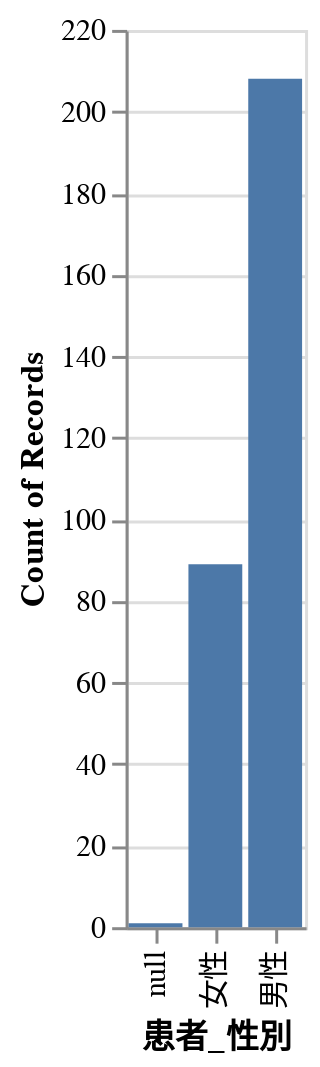

Notebook code for this chart:
### Code cell
alt.Chart(df).mark_bar().encode(
    alt.X("患者_性別"),
    y='count()',
)

### Figure 1 — Vega-Lite specification as saved in the notebook (floating-point values rounded to 4 significant figures; data arrays with more than 128 entries replaced by an {"elided": "..."} marker saying what was removed)
{"config": {"view": {"continuousWidth": 400, "continuousHeight": 300}}, "data": {"name": "data-6637a90094fb0c3107d339877f3fe188"}, "mark": "bar", "encoding": {"x": {"type": "nominal", "field": "患者_性別"}, "y": {"type": "quantitative", "aggregate": "count"}}, "$schema": "https://vega.github.io/schema/vega-lite/v4.0.2.json", "datasets": {"data-6637a90094fb0c3107d339877f3fe188": {"elided": "298 records"}}}
